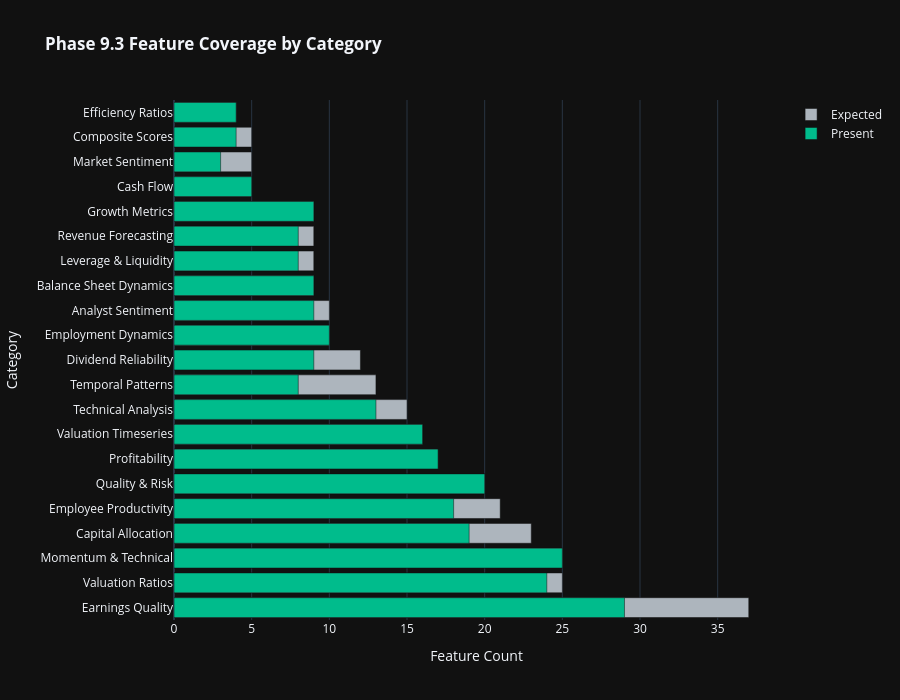
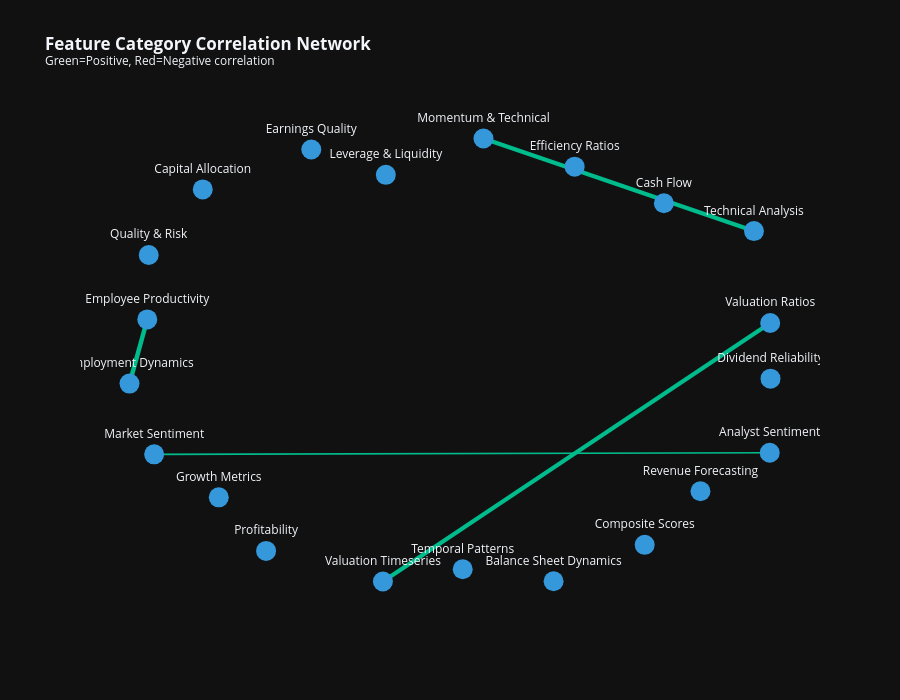

Notebook code for these charts, in order:
### Markdown cell above
## Cell 4: Phase 9.3 Feature Category Dashboards

Comprehensive dashboards for each of the 21 Phase 9.3 feature categories.

### Code cell
# ============================================================================
# Cell 4: Phase 9.3 Feature Category Dashboards
# ============================================================================

print('=' * 80)
print('📊 PHASE 9.3 FEATURE CATEGORY DASHBOARDS')
print('=' * 80)

category_viz_dir = OUTPUT_DIR / 'eda' / 'dashboards' / 'categories'
category_viz_dir.mkdir(parents=True, exist_ok=True)

# Get categorized features
categorized = categorize_dataframe_columns(df)

# ============================================================================
# 4.1 Category Coverage Overview
# ============================================================================
print('\n📋 Feature Category Coverage Analysis...')

coverage_data = []
for category, features in PHASE93_FEATURE_CATEGORIES.items():
    present = [f for f in features if f in df.columns]
    avg_completeness = 0
    if present:
        avg_completeness = df[present].notna().mean().mean() * 100

    coverage_data.append({
        'Category': category,
        'Expected': len(features),
        'Present': len(present),
        'Coverage_Pct': len(present) / len(features) * 100 if features else 0,
        'Completeness_Pct': avg_completeness,
        'Color': CATEGORY_COLORS.get(category, '#666666'),
    })

coverage_df = pd.DataFrame(coverage_data).sort_values('Expected', ascending=False)

# Coverage bar chart
fig_coverage = go.Figure()
fig_coverage.add_trace(go.Bar(
    y=coverage_df['Category'], x=coverage_df['Expected'],
    name='Expected', orientation='h', marker_color=COLOR_PALETTE['neutral'],
))
fig_coverage.add_trace(go.Bar(
    y=coverage_df['Category'], x=coverage_df['Present'],
    name='Present', orientation='h', marker_color=COLOR_PALETTE['success'],
))
fig_coverage.update_layout(
    title='<b>Phase 9.3 Feature Coverage by Category</b>',
    template=PLOTLY_TEMPLATE, height=700, barmode='overlay',
    xaxis_title='Feature Count', yaxis_title='Category',
)
fig_coverage.write_html(category_viz_dir / 'phase93_coverage_overview.html')
fig_coverage.show()
print(f'  ✓ Saved: phase93_coverage_overview.html')


# ============================================================================
# 4.2 Generate Dashboard for Each Major Category
# ============================================================================

def create_category_dashboard(dashboard_df, category_name, category_features, output_dir, group_cols=None):
    """Create comprehensive dashboard for a feature category."""
    # Filter features to only include numeric columns present in dashboard_df
    available_features = [f for f in category_features
                          if f in dashboard_df.columns and pd.api.types.is_numeric_dtype(dashboard_df[f])]

    if not available_features:
        print(f"  ⚠ No numeric features available for {category_name}")
        return None

    # Create subplots
    fig = make_subplots(
        rows=2, cols=2,
        subplot_titles=[
            f'{category_name}: Distribution by Sector',
            f'{category_name}: Top Features Correlation',
            f'{category_name}: Regional Comparison',
            f'{category_name}: Key Metrics Box Plots',
        ],
        specs=[[{'type': 'bar'}, {'type': 'heatmap'}],
               [{'type': 'scatter'}, {'type': 'box'}]],
        vertical_spacing=0.12, horizontal_spacing=0.1,
    )

    # 1. Mean by Sector (top 10 sectors)
    if 'sector' in dashboard_df.columns and available_features:
        sector_means = dashboard_df.groupby('sector')[available_features[:5]].mean()
        top_sectors = dashboard_df['sector'].value_counts().head(10).index
        sector_means = sector_means.loc[sector_means.index.isin(top_sectors)]

        for i_feat, feat in enumerate(available_features[:3]):
            if feat in sector_means.columns:
                fig.add_trace(
                    go.Bar(x=sector_means.index, y=sector_means[feat], name=feat[:20]),
                    row=1, col=1
                )

    # 2. Correlation heatmap
    if len(available_features) >= 3:
        corr = dashboard_df[available_features[:10]].corr()
        fig.add_trace(
            go.Heatmap(z=corr.values, x=corr.columns, y=corr.index,
                       colorscale='RdBu_r', zmin=-1, zmax=1),
            row=1, col=2
        )

    # 3. Regional scatter (first 2 features)
    if 'region' in dashboard_df.columns and len(available_features) >= 2:
        for region_name in dashboard_df['region'].unique()[:5]:
            region_df_slice = dashboard_df[dashboard_df['region'] == region_name]
            fig.add_trace(
                go.Scatter(x=region_df_slice[available_features[0]], y=region_df_slice[available_features[1]],
                           mode='markers', name=str(region_name)[:15], opacity=0.6),
                row=2, col=1
            )

    # 4. Box plots
    if 'sector' in dashboard_df.columns and available_features:
        for feat in available_features[:2]:
            fig.add_trace(
                go.Box(y=dashboard_df[feat], x=dashboard_df['sector'], name=feat[:15]),
                row=2, col=2
            )

    fig.update_layout(
        title=f'<b>{category_name} Dashboard</b><br><sup>{len(available_features)} features available</sup>',
        template=PLOTLY_TEMPLATE, height=900, showlegend=True,
    )

    output_path_file = output_dir / f'{category_name.lower().replace(" ", "_").replace("&", "and")}_dashboard.html'
    fig.write_html(output_path_file)
    return output_path_file


# Generate dashboards for key categories
key_categories = [
    'Momentum & Technical', 'Valuation Ratios', 'Profitability',
    'Quality & Risk', 'Growth Metrics', 'Leverage & Liquidity',
    'Analyst Sentiment', 'Earnings Quality', 'Dividend Reliability',
    'Revenue Forecasting', 'Balance Sheet Dynamics', 'Technical Analysis',
    'Valuation Timeseries', 'Employment Dynamics',
]

for category in key_categories:
    if category in PHASE93_FEATURE_CATEGORIES:
        features = PHASE93_FEATURE_CATEGORIES[category]
        result = create_category_dashboard(df, category, features, category_viz_dir)
        if result:
            print(f'  ✓ Created: {result.name}')

# ============================================================================
# 4.3 Feature Category Correlation Network
# ============================================================================
print('\n🕸️ Creating Feature Category Correlation Network...')
fig_network = create_category_correlation_network(df, category_mapping=PHASE93_FEATURE_CATEGORIES,
                                                  output_dir=category_viz_dir)
if fig_network is not None:
    fig_network.show()
    print(f'  ✓ Saved: category_correlation_network.html')

print('\n✓ Phase 9.3 Category Dashboards Complete')

### Figure 1 — Plotly figure (JSON) as saved in the notebook; plotly's stock layout.template omitted (floating-point values rounded to 4 significant figures)
{"data": [{"marker": {"color": "#adb5bd"}, "name": "Expected", "orientation": "h", "x": [37, 25, 25, 23, 21, 20, 17, 16, 15, 13, 12, 10, 10, 9, 9, 9, 9, 5, 5, 5, 4], "y": ["Earnings Quality", "Valuation Ratios", "Momentum & Technical", "Capital Allocation", "Employee Productivity", "Quality & Risk", "Profitability", "Valuation Timeseries", "Technical Analysis", "Temporal Patterns", "Dividend Reliability", "Employment Dynamics", "Analyst Sentiment", "Balance Sheet Dynamics", "Leverage & Liquidity", "Revenue Forecasting", "Growth Metrics", "Cash Flow", "Market Sentiment", "Composite Scores", "Efficiency Ratios"], "type": "bar"}, {"marker": {"color": "#00bc8c"}, "name": "Present", "orientation": "h", "x": [29, 24, 25, 19, 18, 20, 17, 16, 13, 8, 9, 10, 9, 9, 8, 8, 9, 5, 3, 4, 4], "y": ["Earnings Quality", "Valuation Ratios", "Momentum & Technical", "Capital Allocation", "Employee Productivity", "Quality & Risk", "Profitability", "Valuation Timeseries", "Technical Analysis", "Temporal Patterns", "Dividend Reliability", "Employment Dynamics", "Analyst Sentiment", "Balance Sheet Dynamics", "Leverage & Liquidity", "Revenue Forecasting", "Growth Metrics", "Cash Flow", "Market Sentiment", "Composite Scores", "Efficiency Ratios"], "type": "bar"}], "layout": {"title": {"text": "<b>Phase 9.3 Feature Coverage by Category</b>"}, "height": 700, "barmode": "overlay", "xaxis": {"title": {"text": "Feature Count"}}, "yaxis": {"title": {"text": "Category"}}}}

### Figure 2 — Plotly figure (JSON) as saved in the notebook; plotly's stock layout.template omitted (floating-point values rounded to 4 significant figures)
{"data": [{"hoverinfo": "none", "line": {"color": "#00bc8c", "width": 4.23}, "mode": "lines", "x": [0.0922, 0.8885, null], "y": [1.0, 0.5889, null], "type": "scatter"}, {"hoverinfo": "none", "line": {"color": "#00bc8c", "width": 4.166}, "mode": "lines", "x": [0.9362, -0.2038, null], "y": [0.1806, -0.9678, null], "type": "scatter"}, {"hoverinfo": "none", "line": {"color": "#00bc8c", "width": 1.635}, "mode": "lines", "x": [0.9349, -0.8772, null], "y": [-0.3961, -0.4028, null], "type": "scatter"}, {"hoverinfo": "none", "line": {"color": "#00bc8c", "width": 4.445}, "mode": "lines", "x": [-0.8975, -0.9498, null], "y": [0.1964, -0.08872, null], "type": "scatter"}, {"hoverinfo": "text", "marker": {"color": "#3498db", "size": 20}, "mode": "markers+text", "text": ["Momentum & Technical", "Valuation Ratios", "Profitability", "Quality & Risk", "Cash Flow", "Capital Allocation", "Analyst Sentiment", "Market Sentiment", "Leverage & Liquidity", "Temporal Patterns", "Composite Scores", "Growth Metrics", "Efficiency Ratios", "Employee Productivity", "Balance Sheet Dynamics", "Revenue Forecasting", "Earnings Quality", "Technical Analysis", "Valuation Timeseries", "Dividend Reliability", "Employment Dynamics"], "textposition": "top center", "x": [0.0922, 0.9362, -0.5477, -0.8932, 0.6233, -0.7341, 0.9349, -0.8772, -0.1953, 0.03111, 0.5668, -0.687, 0.3606, -0.8975, 0.2986, 0.731, -0.4147, 0.8885, -0.2038, 0.9371, -0.9498], "y": [1.0, 0.1806, -0.8318, 0.4827, 0.7123, 0.7738, -0.3961, -0.4028, 0.8386, -0.9134, -0.8048, -0.5938, 0.8748, 0.1964, -0.9665, -0.5668, 0.9512, 0.5889, -0.9678, -0.06664, -0.08872], "type": "scatter"}], "layout": {"xaxis": {"showgrid": false, "zeroline": false, "showticklabels": false}, "yaxis": {"showgrid": false, "zeroline": false, "showticklabels": false}, "title": {"text": "<b>Feature Category Correlation Network</b><br><sup>Green=Positive, Red=Negative correlation</sup>"}, "showlegend": false, "height": 700}}
